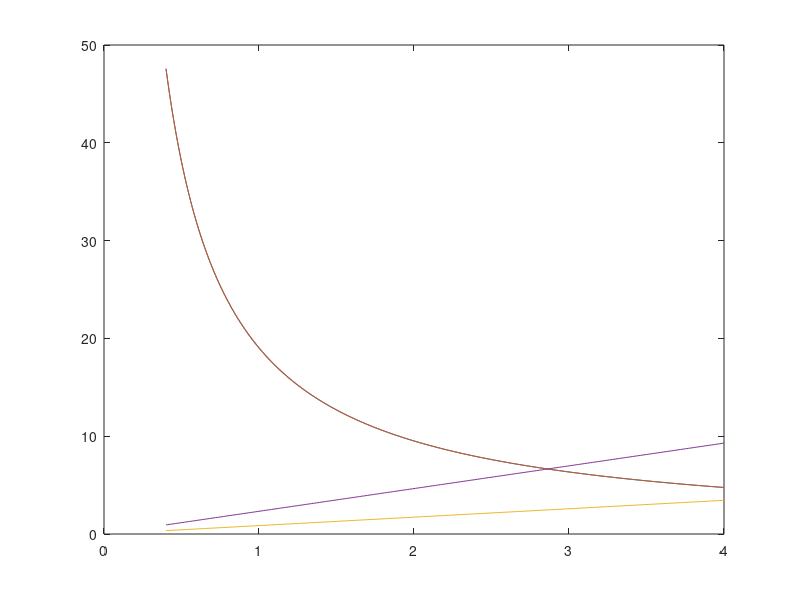

MATLAB code to generate this figure:

%% Mcam
hpx = 953;
vpx = 881;
msize = 8 %mm
fov = 41;

%%18w
hpx = 1664;
vpx = 1088;
msize = 8 %mm
fov = 70;


%%p18w
hpx = 1664;
vpx = 1088;
msize = 4 %mm
fov = 67;


%%p41
hpx=2048;
vpx=2048;
msize=8;
fov = 51;


fov = deg2rad(fov);
r = [.4:.01:4]';

c = sqrt((r-r.*cos(fov)).^2+(r.*sin(fov)).^2);

hppm = msize./(c./hpx.*1000);
vppm = msize./(c./vpx.*1000);


mazer = [.5:.1:4]';

dr = (2.*r./sin((pi-fov)./2)).*sqrt(1/((1-cos(fov)).^2+sin(fov).^2)).*cos(fov./2);


figure
plot([r,r,r,r],[hppm,vppm,c,dr])



